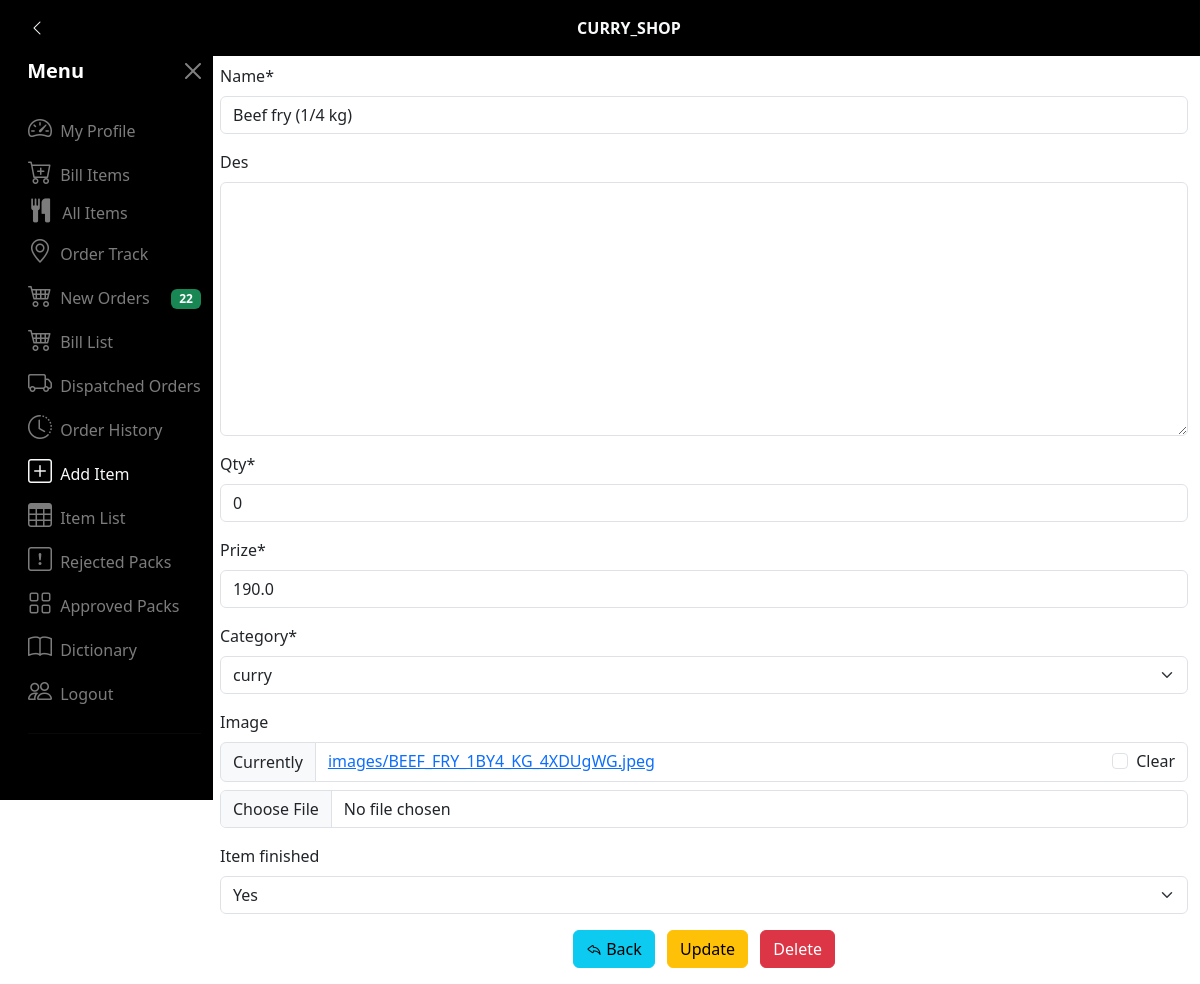
/item_details/6 (signed in), run on the app's committed database.
### app_dictionary/models.py (models this page shows, shortened)
class ItemModel(models.Model):
    name = models.CharField(max_length=255)
    des = models.TextField(blank=True,null=True)
    qty = models.IntegerField(default=0)
    prize = models.FloatField(default=0.00)
    cat_choices = (
        ('curry','curry'),
        ('shakes','shakes'),
        ('food','food'),
        ('ice cream','ice cream'),
        ('drinks','drinks')
    )
    category = models.CharField(max_length=255,choices=cat_choices,default='food')
    created_at = models.DateTimeField(auto_now_add=True)
    image = models.ImageField(upload_to='images/',blank=True,null=True)
    item_finished = models.BooleanField(default=False,blank=True,null=True)

### app_dictionary/views.py (the view)
# urls.py: path('item_details/<int:pk>',views.item_details,name='item_details'),
@login_required
def item_details(request,pk):
    item = ItemModel.objects.get(id=pk) or None
    form = ItemForm(instance=item)
    new_bill_count = BillModel.objects.filter(accept_status='notaccepted').count()
    if request.method=="POST":
        form = ItemForm(request.POST,request.FILES,instance=item)
        if form.is_valid():
            form.save()
            return redirect('itemlist')
    return render(request,'curry_shop_item_details.html',{'item':item,
                                               'form':form,
                                               'new_bill_count':new_bill_count})

### app_dictionary/forms.py
class ItemForm(forms.ModelForm):
    class Meta:
        model = ItemModel
        fields = '__all__'

### app_dictionary/templates/curry_shop_item_details.html (shortened to what this page needs)
{% extends 'curry_shop_base2.html' %}
{% load crispy_forms_tags %}
{% block body_block %}
<div class="container">
    <form action="" method="POST" enctype="multipart/form-data">
        {{ form|crispy }}
        <div class="text-center">
            <a class="btn btn-info me-2" href="{% url 'itemlist' %}"> <i class="bi bi-reply"></i> Back</a>
            <button class="btn btn-warning me-2" name="update" onclick="return confirm('Do you want to save the changes?')" type="submit">Update</button>
            <a href="{% url 'delete_item' item.id %}" class="btn btn-danger" onclick="return confirm(`Do you want to to delete '{{item.name|upper}}'`)" name="delete">Delete</a>
        </div>
    </form>
</div>
{% endblock %}

### app_dictionary/templates/curry_shop_base2.html (style rules this page uses)
input[type=number] { -moz-appearance: textfield; }
body { background-image: url("static/images/bg/bg2.webp"); background-size: cover; background-position: center; background-attachment: fixed; background-repeat: no-repeat; }

### data on the page
ItemModel: name "Beef fry (1/4 kg)", qty "0", prize "190.0", category "curry", item_finished "Yes"

### other printed values
{{ new_bill_count }} "22"
